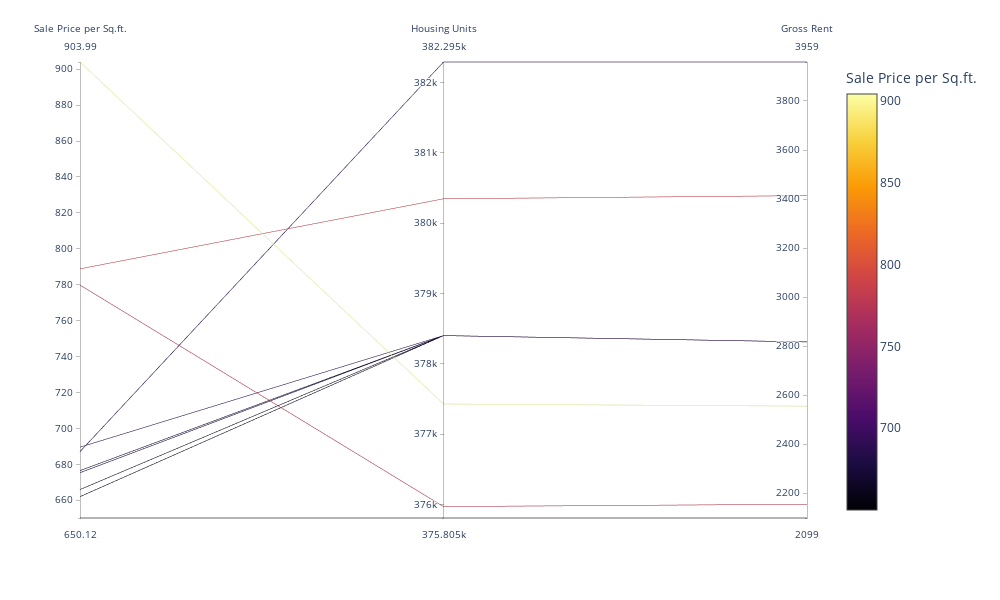

Notebook source saved alongside this figure:
### Code cell
# Parallel Coordinates Plot
# YOUR CODE HERE!

# Create Parallel Coordinates plot
px.parallel_coordinates(
    top_neighborhood_sale_price,
    dimensions=['sale_price_sqr_foot','housing_units','gross_rent'],
    color='sale_price_sqr_foot',
    color_continuous_scale=px.colors.sequential.Inferno,
    labels={
            'sale_price_sqr_foot': 'Sale Price per Sq.ft.',
            'housing_units': 'Housing Units',
            'gross_rent': 'Gross Rent',
    },
    width=1000
)

### Figure 1 — Plotly figure (JSON) as saved in the notebook; plotly's stock layout.template omitted (floating-point values rounded to 4 significant figures)
{"data": [{"dimensions": [{"label": "Sale Price per Sq.ft.", "values": [904.0, 788.8, 779.8, 689.6, 687.1, 676.5, 675.4, 666.0, 662.0, 650.1]}, {"label": "Housing Units", "values": [377400.0, 380348, 376000.0, 378401, 382295, 378401, 378401, 378401, 378401, 375805]}, {"label": "Gross Rent", "values": [2555.0, 3414, 2155.0, 2817.0, 3959, 2817.0, 2817.0, 2817.0, 2817.0, 2099]}], "domain": {"x": [0, 0.98], "y": [0, 1]}, "line": {"color": [904.0, 788.8, 779.8, 689.6, 687.1, 676.5, 675.4, 666.0, 662.0, 650.1], "coloraxis": "coloraxis"}, "name": "", "type": "parcoords"}], "layout": {"coloraxis": {"colorbar": {"title": {"text": "Sale Price per Sq.ft."}}, "colorscale": [[0, "#000004"], [0.1111, "#1b0c41"], [0.2222, "#4a0c6b"], [0.3333, "#781c6d"], [0.4444, "#a52c60"], [0.5556, "#cf4446"], [0.6667, "#ed6925"], [0.7778, "#fb9b06"], [0.8889, "#f7d13d"], [1, "#fcffa4"]]}, "height": 600, "legend": {"tracegroupgap": 0}, "margin": {"t": 60}, "width": 1000}}
